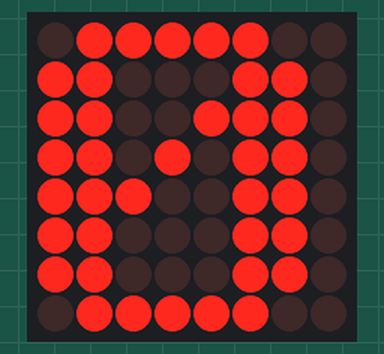
This sketch was run on a simulated Arduino Uno, built with avr-gcc and run on an emulated ATmega328P. Shown: 8×8 LED matrix. Wiring (inferred from the names in the program): LED matrix (orientation assumed): rows pin 2, pin 3, pin 4, pin 5, pin 6, pin 7, pin 8, pin 9; columns A0, A1, A2, A3, A4, A5, pin 10, pin 11.

Above: at 0.1 s.
At 4.7 s:
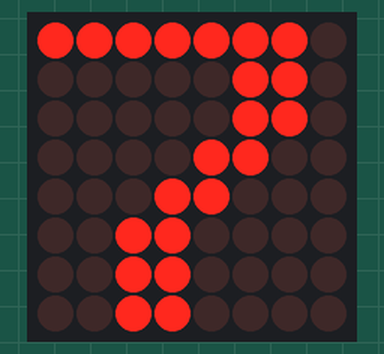
At 9.4 s:
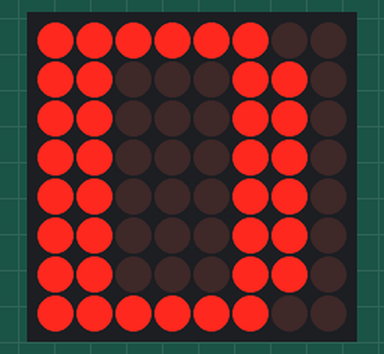
At 20.0 s:
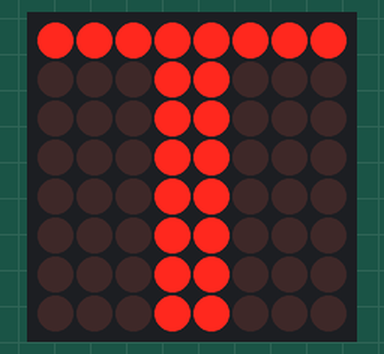
At 30.1 s:
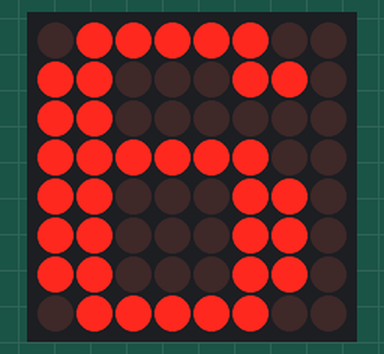
At 39.4 s:
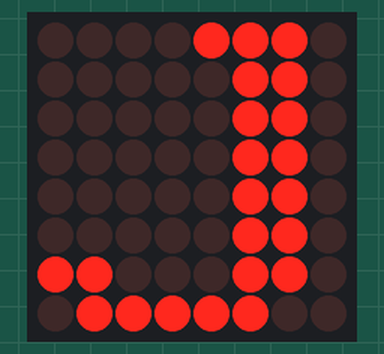

The sketch:

LED8x8.ino
```cpp
/*
   Arduino Uno.
   Displays a string character-by-character on an 8x8 LED matrix without using the driver shield.
   The code is meant to be verbose.
*/

const char message[] = "0123456789 ABCDEFGHIJKLMNOPQRSTUVWXYZ ";
const int charTime = 40;

// LED pins corresponding to Arduino pins
enum LedPins {
  LED_PIN_01 = 6,
  LED_PIN_02 = 8,
  LED_PIN_03 = A1,
  LED_PIN_04 = A2,
  LED_PIN_05 = 9,
  LED_PIN_06 = A4,
  LED_PIN_07 = 7,
  LED_PIN_08 = 4,
  LED_PIN_09 = 2,
  LED_PIN_10 = A3,
  LED_PIN_11 = A5,
  LED_PIN_12 = 5,
  LED_PIN_13 = A0,
  LED_PIN_14 = 3,
  LED_PIN_15 = 10,
  LED_PIN_16 = 11
};

// Rows counted from the top, columns from the left, 1-based.
// LED rows corresponding to Arduino pins
enum LedRows {
  LED_ROW_1 = LED_PIN_09,
  LED_ROW_2 = LED_PIN_14,
  LED_ROW_3 = LED_PIN_08,
  LED_ROW_4 = LED_PIN_12,
  LED_ROW_5 = LED_PIN_01,
  LED_ROW_6 = LED_PIN_07,
  LED_ROW_7 = LED_PIN_02,
  LED_ROW_8 = LED_PIN_05
};

enum LedCols {
  LED_COL_1 = LED_PIN_13,
  LED_COL_2 = LED_PIN_03,
  LED_COL_3 = LED_PIN_04,
  LED_COL_4 = LED_PIN_10,
  LED_COL_5 = LED_PIN_06,
  LED_COL_6 = LED_PIN_11,
  LED_COL_7 = LED_PIN_15,
  LED_COL_8 = LED_PIN_16
};

const int row[] = {LED_ROW_1, LED_ROW_2, LED_ROW_3, LED_ROW_4, LED_ROW_5, LED_ROW_6, LED_ROW_7, LED_ROW_8};
const int col[] = {LED_COL_1, LED_COL_2, LED_COL_3, LED_COL_4, LED_COL_5, LED_COL_6, LED_COL_7, LED_COL_8};

// String arrays use too much dynamic memory. PROGMEM allows to store data in flash (program) memory instead of SRAM.
const char chrA[8][9] PROGMEM = {
  "00111100",
  "01100110",
  "11000011",
  "11000011",
  "11111111",
  "11000011",
  "11000011",
  "11000011"
};

const char chrB[8][9] PROGMEM = {
  "11111100",
  "11000110",
  "11000110",
  "11111100",
  "11000110",
  "11000110",
  "11000110",
  "11111100"
};

const char chrC[8][9] PROGMEM = {
  "01111100",
  "11000110",
  "11000000",
  "11000000",
  "11000000",
  "11000000",
  "11000110",
  "01111100"
};

const char chrD[8][9] PROGMEM = {
  "11111100",
  "11000110",
  "11000110",
  "11000110",
  "11000110",
  "11000110",
  "11000110",
  "11111100"
};

const char chrE[8][9] PROGMEM = {
  "11111110",
  "11000000",
  "11000000",
  "11111100",
  "11000000",
  "11000000",
  "11000000",
  "11111110"
};

const char chrF[8][9] PROGMEM = {
  "11111110",
  "11000000",
  "11000000",
  "11111100",
  "11000000",
  "11000000",
  "11000000",
  "11000000"
};

const char chrG[8][9] PROGMEM = {
  "01111100",
  "11000110",
  "11000000",
  "11000000",
  "11001110",
  "11001110",
  "11000110",
  "01111100"
};

const char chrH[8][9] PROGMEM = {
  "11000110",
  "11000110",
  "11000110",
  "11111110",
  "11000110",
  "11000110",
  "11000110",
  "11000110"
};

const char chrI[8][9] PROGMEM = {
  "00111100",
  "00011000",
  "00011000",
  "00011000",
  "00011000",
  "00011000",
  "00011000",
  "00111100"
};

const char chrJ[8][9] PROGMEM = {
  "00001110",
  "00000110",
  "00000110",
  "00000110",
  "00000110",
  "00000110",
  "11000110",
  "01111100"
};

const char chrK[8][9] PROGMEM = {
  "11000110",
  "11001100",
  "11011000",
  "11110000",
  "11110000",
  "11011000",
  "11001100",
  "11000110"
};

const char chrL[8][9] PROGMEM = {
  "11000000",
  "11000000",
  "11000000",
  "11000000",
  "11000000",
  "11000000",
  "11000000",
  "11111110"
};

const char chrM[8][9] PROGMEM = {
  "11000110",
  "11101110",
  "11101110",
  "11010110",
  "11000110",
  "11000110",
  "11000110",
  "11000110"
};

const char chrN[8][9] PROGMEM = {
  "11000110",
  "11100110",
  "11110110",
  "11010110",
  "11001110",
  "11000110",
  "11000110",
  "11000110"
};

const char chrO[8][9] PROGMEM = {
  "00111100",
  "01100110",
  "11000011",
  "11000011",
  "11000011",
  "11000011",
  "01100110",
  "00111100"
};

const char chrP[8][9] PROGMEM = {
  "11111100",
  "11000110",
  "11000110",
  "11111100",
  "11000000",
  "11000000",
  "11000000",
  "11000000"
};

const char chrQ[8][9] PROGMEM = {
  "01111000",
  "11001100",
  "11000110",
  "11000110",
  "11000110",
  "11001100",
  "01111000",
  "00001110"
};

const char chrR[8][9] PROGMEM = {
  "11111100",
  "11000110",
  "11000110",
  "11111100",
  "11100000",
  "11011000",
  "11001100",
  "11000110"
};

const char chrS[8][9] PROGMEM = {
  "01111100",
  "11000110",
  "11000000",
  "01110000",
  "00001100",
  "00000110",
  "11000110",
  "01111100"
};

const char chrT[8][9] PROGMEM = {
  "11111111",
  "00011000",
  "00011000",
  "00011000",
  "00011000",
  "00011000",
  "00011000",
  "00011000"
};

const char chrU[8][9] PROGMEM = {
  "11000110",
  "11000110",
  "11000110",
  "11000110",
  "11000110",
  "11000110",
  "11000110",
  "01111100"
};

const char chrV[8][9] PROGMEM = {
  "11000110",
  "11000110",
  "11000110",
  "11000110",
  "11000110",
  "11000110",
  "01111100",
  "00111000"
};

const char chrW[8][9] PROGMEM = {
  "11000110",
  "11000110",
  "11000110",
  "11000110",
  "11010110",
  "11101110",
  "11101110",
  "11000110"
};

const char chrX[8][9] PROGMEM = {
  "11000110",
  "11000110",
  "01111100",
  "00111000",
  "00111000",
  "01111100",
  "11000110",
  "11000110"
};

const char chrY[8][9] PROGMEM = {
  "11000110",
  "11000110",
  "11000110",
  "01111100",
  "00111000",
  "00111000",
  "00111000",
  "00111000"
};

const char chrZ[8][9] PROGMEM = {
  "11111110",
  "00000110",
  "00001100",
  "00011000",
  "00110000",
  "01100000",
  "11000000",
  "11111110"
};

const char chr0[8][9] PROGMEM = {
  "01111100",
  "11000110",
  "11001110",
  "11010110",
  "11100110",
  "11000110",
  "11000110",
  "01111100"
};

const char chr1[8][9] PROGMEM = {
  "00011000",
  "00111000",
  "01111000",
  "00011000",
  "00011000",
  "00011000",
  "00011000",
  "00111100"
};

const char chr2[8][9] PROGMEM = {
  "01111100",
  "11000110",
  "00000110",
  "00001100",
  "00011000",
  "00110000",
  "01100000",
  "11111110"
};

const char chr3[8][9] PROGMEM = {
  "01111100",
  "11000110",
  "00000110",
  "00001100",
  "00000110",
  "00000110",
  "11000110",
  "01111100"
};

const char chr4[8][9] PROGMEM = {
  "00001100",
  "00011100",
  "00111100",
  "01101100",
  "11001100",
  "11111110",
  "00001100",
  "00001100"
};

const char chr5[8][9] PROGMEM = {
  "11111110",
  "11000000",
  "11000000",
  "11111100",
  "00000110",
  "00000110",
  "11000110",
  "01111100"
};

const char chr6[8][9] PROGMEM = {
  "01111100",
  "11000110",
  "11000000",
  "11111100",
  "11000110",
  "11000110",
  "11000110",
  "01111100"
};

const char chr7[8][9] PROGMEM = {
  "11111110",
  "00000110",
  "00000110",
  "00001100",
  "00011000",
  "00110000",
  "00110000",
  "00110000"
};

const char chr8[8][9] PROGMEM = {
  "01111100",
  "11000110",
  "11000110",
  "01111100",
  "11000110",
  "11000110",
  "11000110",
  "01111100"
};

const char chr9[8][9] PROGMEM = {
  "01111100",
  "11000110",
  "11000110",
  "11000110",
  "01111110",
  "00000110",
  "00000110",
  "01111100"
};

void setup() {
  // For debugging. Initialize serial communication with a baud rate of 9600bps.
  Serial.begin(9600);

  for (int i = 0; i < 8; i++) {
    pinMode(row[i], OUTPUT);
    pinMode(col[i], OUTPUT);

    digitalWrite(row[i], LOW);
    digitalWrite(col[i], HIGH);
  }
}

void loop() {
  showString(message);
  showBlank();
}

void showString(const char* message) {
  for (int i = 0; i < strlen(message); i++) {
    char chr[8][9];
    char currentChar = message[i];

    if ((currentChar >= 'A' && currentChar <= 'Z') || (currentChar >= '0' && currentChar <= '9')) {
      int charIndex = (currentChar >= 'A' && currentChar <= 'Z') ? currentChar - 'A' : currentChar - '0' + 26;
      switch (charIndex) {
        case 0: memcpy_P(chr, chrA, sizeof(chr)); break;
        case 1: memcpy_P(chr, chrB, sizeof(chr)); break;
        case 2: memcpy_P(chr, chrC, sizeof(chr)); break;
        case 3: memcpy_P(chr, chrD, sizeof(chr)); break;
        case 4: memcpy_P(chr, chrE, sizeof(chr)); break;
        case 5: memcpy_P(chr, chrF, sizeof(chr)); break;
        case 6: memcpy_P(chr, chrG, sizeof(chr)); break;
        case 7: memcpy_P(chr, chrH, sizeof(chr)); break;
        case 8: memcpy_P(chr, chrI, sizeof(chr)); break;
        case 9: memcpy_P(chr, chrJ, sizeof(chr)); break;
        case 10: memcpy_P(chr, chrK, sizeof(chr)); break;
        case 11: memcpy_P(chr, chrL, sizeof(chr)); break;
        case 12: memcpy_P(chr, chrM, sizeof(chr)); break;
        case 13: memcpy_P(chr, chrN, sizeof(chr)); break;
        case 14: memcpy_P(chr, chrO, sizeof(chr)); break;
        case 15: memcpy_P(chr, chrP, sizeof(chr)); break;
        case 16: memcpy_P(chr, chrQ, sizeof(chr)); break;
        case 17: memcpy_P(chr, chrR, sizeof(chr)); break;
        case 18: memcpy_P(chr, chrS, sizeof(chr)); break;
        case 19: memcpy_P(chr, chrT, sizeof(chr)); break;
        case 20: memcpy_P(chr, chrU, sizeof(chr)); break;
        case 21: memcpy_P(chr, chrV, sizeof(chr)); break;
        case 22: memcpy_P(chr, chrW, sizeof(chr)); break;
        case 23: memcpy_P(chr, chrX, sizeof(chr)); break;
        case 24: memcpy_P(chr, chrY, sizeof(chr)); break;
        case 25: memcpy_P(chr, chrZ, sizeof(chr)); break;
        case 26: memcpy_P(chr, chr0, sizeof(chr)); break;
        case 27: memcpy_P(chr, chr1, sizeof(chr)); break;
        case 28: memcpy_P(chr, chr2, sizeof(chr)); break;
        case 29: memcpy_P(chr, chr3, sizeof(chr)); break;
        case 30: memcpy_P(chr, chr4, sizeof(chr)); break;
        case 31: memcpy_P(chr, chr5, sizeof(chr)); break;
        case 32: memcpy_P(chr, chr6, sizeof(chr)); break;
        case 33: memcpy_P(chr, chr7, sizeof(chr)); break;
        case 34: memcpy_P(chr, chr8, sizeof(chr)); break;
        case 35: memcpy_P(chr, chr9, sizeof(chr)); break;
      }
      showCharByRow(chr);
    } else {
      showBlank();
    }
  }
}

void showCharByRow(const char symbol[8][9]) {
  for (int t = 0; t < charTime; t++) {
    for (int r = 0; r < 8; r++) {
      digitalWrite(row[r], HIGH);
      const char* strRow = symbol[r];
      for (int c = 0; c < 8; c++) {
        char ch = strRow[c];
        digitalWrite(col[c], ch == '0' ? HIGH : LOW);
      }
      delay(2);
      digitalWrite(row[r], LOW);
    }
  }
}

void showBlank() {
  for (int i = 0; i < 8; i++) {
    digitalWrite(row[i], LOW);
    digitalWrite(col[i], HIGH);
  }
  delay(charTime * 20);
}
```

Measured:
- what the display in image 0 shows lasts 0.7 s, from 0.0 s to 0.7 s
